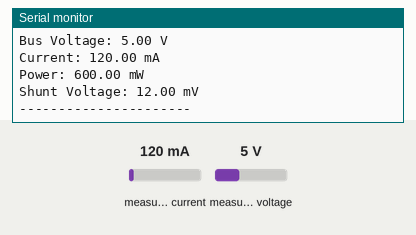
The sketch below on a simulated Arduino Uno, built with avr-gcc and run on an emulated ATmega328P. On the bench: the last lines printed to the serial monitor. The test bench sets the inputs (shaded band); at power-on: measured current 120 mA, measured voltage 5 V.

Above: at 1.2 s.
1.3 s: measured current set to 40 mA
At 3.0 s:
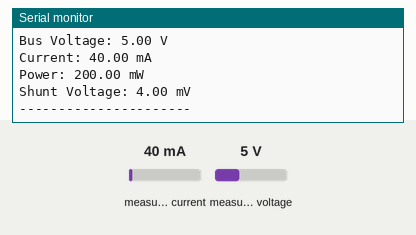
5.3 s: measured voltage set to 0.3 V
At 6.7 s:
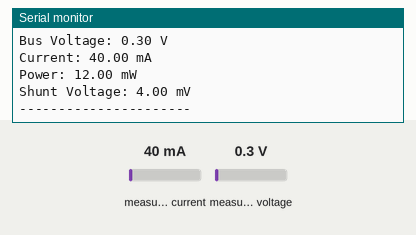
6.8 s: measured current set to 500 mA
At 8.0 s:
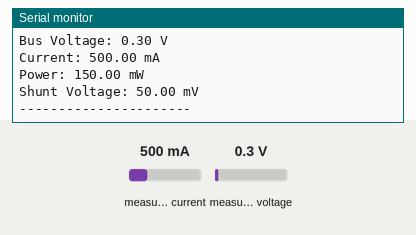
Timing chart, 0 to 9.8 s (numbered marks = the images above; inputs shaded):
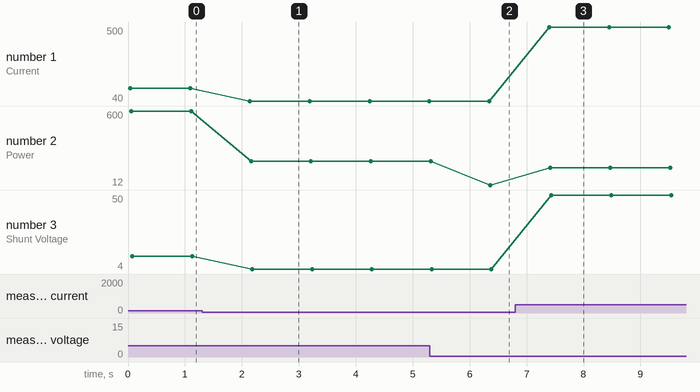

Measured:
- after the input at 1.3 s, the serial monitor: prints a new line after 0.84 s (image 1)
- after the input at 5.3 s, the serial monitor: prints a new line after 1.0 s (image 2)
- after the input at 6.8 s, the serial monitor: prints a new line after 0.60 s (image 3)
- plotted number 1: 120 → 40 after the input at 1.3 s, 40 → 500 after the input at 6.8 s
- plotted number 2: 600 → 200 after the input at 1.3 s, 200 → 12 after the input at 5.3 s, 12 → 150 after the input at 6.8 s
- plotted number 3: 12 → 4 after the input at 1.3 s, 4 → 50 after the input at 6.8 s

The sketch:

arduinonanaovoltampseesnor.ino
```cpp
#include <Wire.h>
#include <Adafruit_INA219.h>

Adafruit_INA219 ina219;

void setup() {
  Serial.begin(9600);

  if (!ina219.begin()) {
    Serial.println("INA219 not found!");
    while (1);
  }

  Serial.println("INA219 Ready");
}

void loop() {
  float shuntVoltage = ina219.getShuntVoltage_mV();
  float busVoltage   = ina219.getBusVoltage_V();
  float current_mA   = ina219.getCurrent_mA();
  float power_mW     = ina219.getPower_mW();

  Serial.print("Bus Voltage: ");
  Serial.print(busVoltage);
  Serial.println(" V");

  Serial.print("Current: ");
  Serial.print(current_mA);
  Serial.println(" mA");

  Serial.print("Power: ");
  Serial.print(power_mW);
  Serial.println(" mW");

  Serial.print("Shunt Voltage: ");
  Serial.print(shuntVoltage);
  Serial.println(" mV");

  Serial.println("----------------------");

  delay(1000);
}
```
